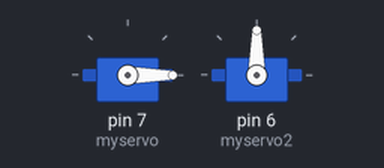
A sketch run on a simulated Arduino Uno, built with avr-gcc and run on an emulated ATmega328P. On the bench: 2 × servo.

Above: at 0.05 s.
At 4.0 s:
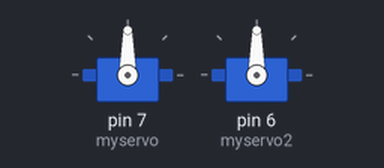
Timing chart, 0 to 5.2 s (numbered marks = the images above):
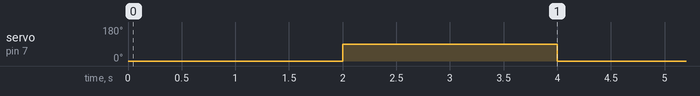

The sketch:

Sweep2.ino
```cpp
#include <Servo.h>

Servo myservo;
Servo myservo2;  // create servo object to control a servo
// create servo object to control a servo
// twelve servo objects can be created on most boards

int pos = 0;    // variable to store the servo position

void setup() {
  myservo.attach(7);
  myservo2.attach(6);// attaches the servo on pin 9 to the servo object
}

void loop() {

    myservo.write(0);
    delay(2000);                       // waits 15ms for the servo to reach the position

 // goes from 180 degrees to 0 degrees
    myservo.write(90);
    delay(2000);                       // waits 15ms for the servo to reach the position
  }
```

Measured:
- by itself, servo on pin 7 (myservo): alternates 90° for 2.0 s and 0° for 2.0 s
